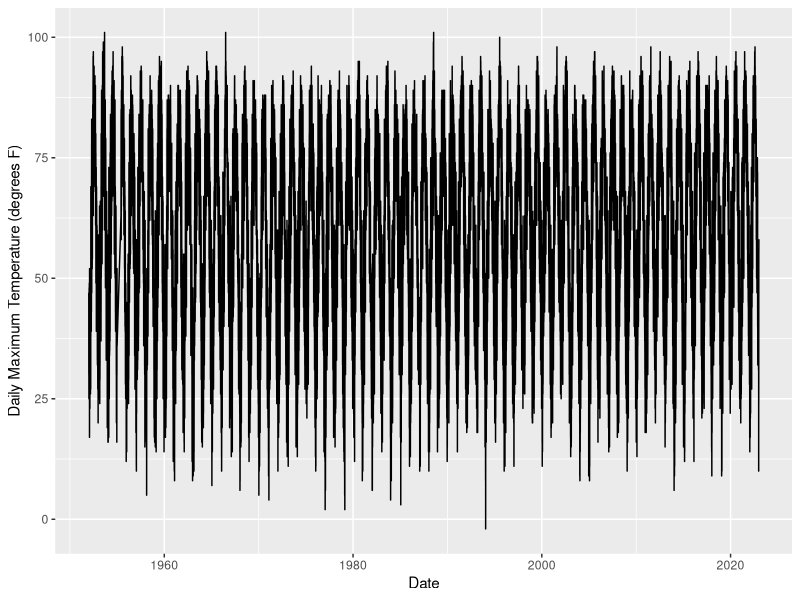
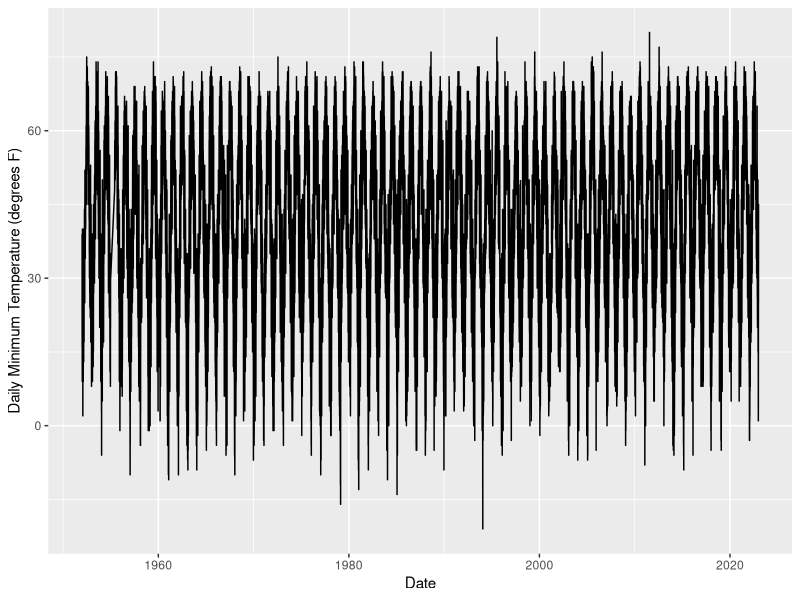
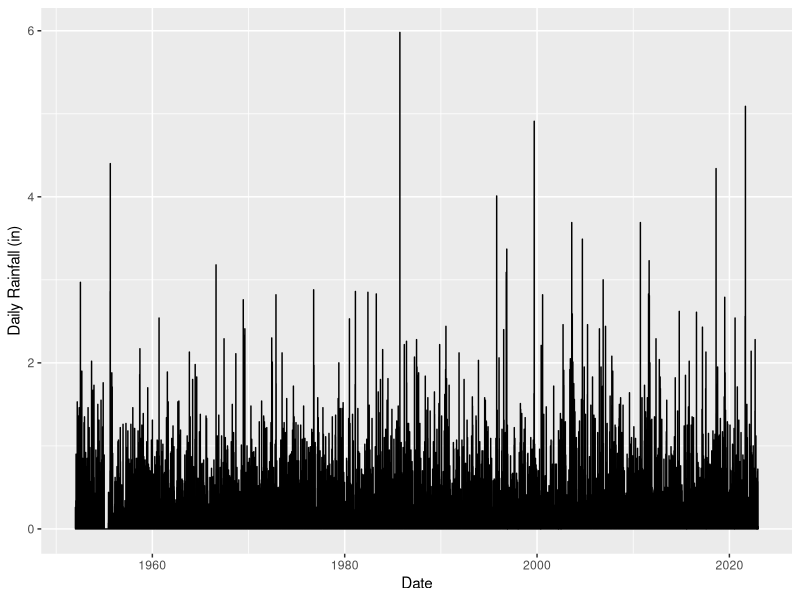
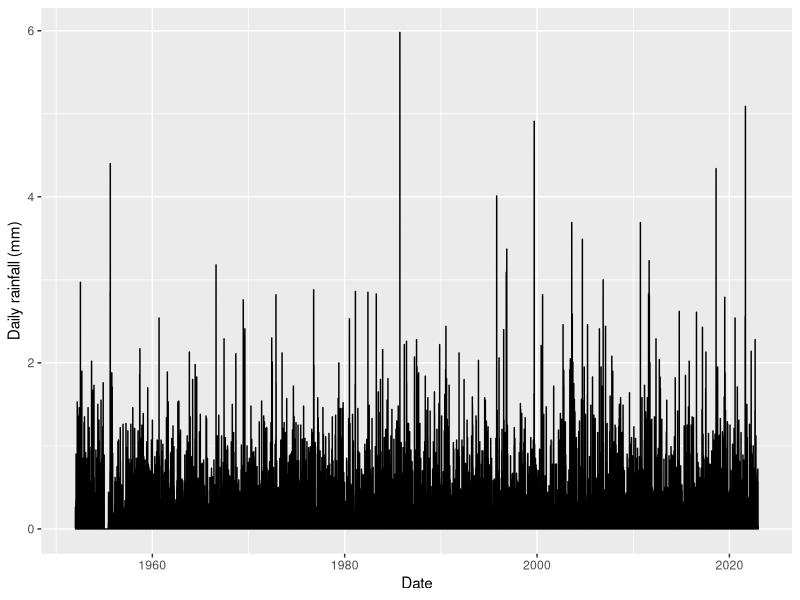
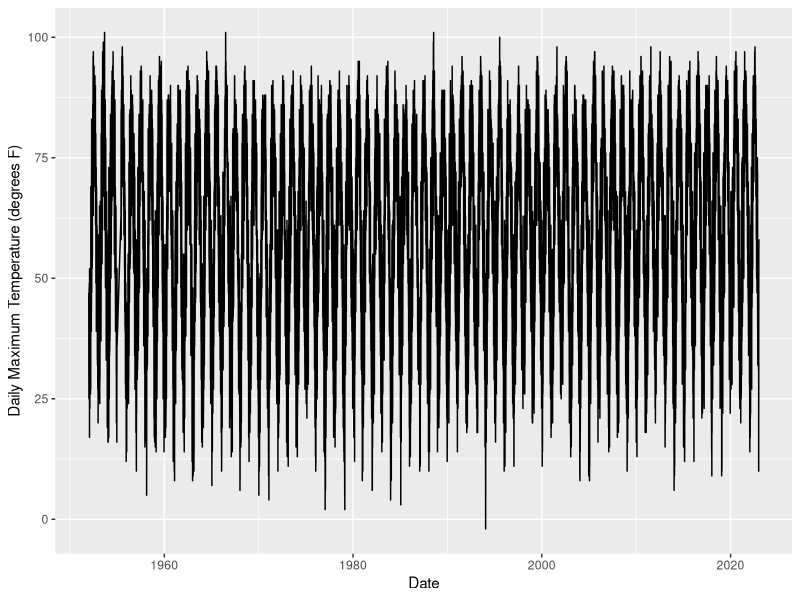
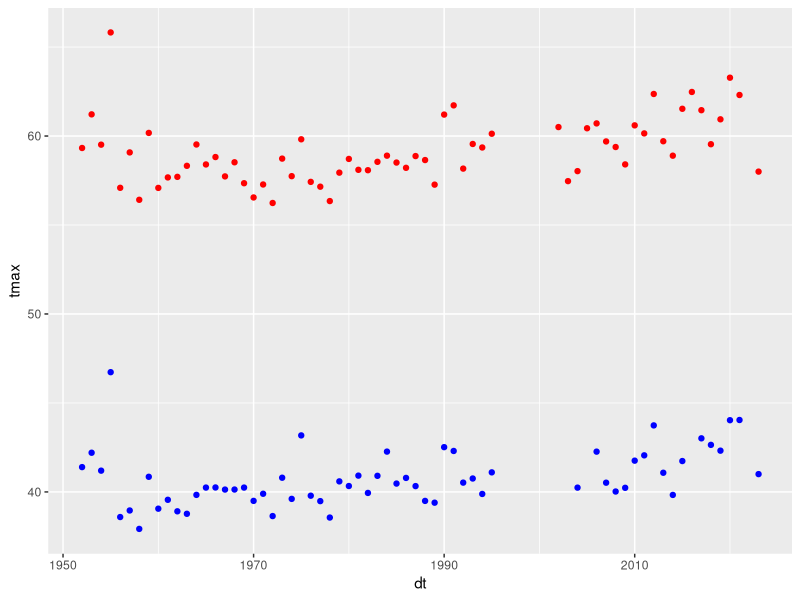

Reproduce these figures in R, in order.
## ---- chunk 1
knitr::opts_chunk$set(echo = TRUE)

library(lubridate)
library(here)
library(tidyverse)

## ---- chunk 2
clim <- read_csv(here("3303563.csv")) %>% 
  select(DATE, PRCP, TMAX,TMIN)

date=as.Date(clim$DATE, format = "%m/%d/%Y")
date
## ---- chunk 3

ggplot(clim, aes(date, TMAX))+geom_line()+ labs(y="Daily Maximum Temperature (degrees F)", x="Date")

ggplot(clim, aes(date, TMIN))+geom_line()+ labs(y="Daily Minimum Temperature (degrees F)", x="Date")

ggplot(clim, aes(date, PRCP))+geom_line()+ labs(y="Daily Rainfall (in)", x="Date")

## ---- chunk 4

# find the row with missing data
fillrow = which(is.na(clim$PRCP))
# display the rows to see how many there are
fillrow

# fill in data in the missing rows with zeros
clim$PRCP[fillrow]=0
# replot to make sure it works
ggplot(clim, aes(date, PRCP))+geom_line()+ labs(y="Daily rainfall (mm)", x="Date")


# find rows with missing data
# temperature: values are either NA or not reasonable for that location (here, below 40F)
fillrow = which(is.na(clim$TMAX))
fillrow = fillrow[2:length(fillrow)]
clim$TMAX[fillrow]=(clim$TMAX[fillrow+1]+clim$TMAX[fillrow-1])/2
ggplot(clim, aes(date, clim$TMAX))+geom_line()+ labs(y="Daily Maximum Temperature (degrees F)", x="Date")

## ---- chunk 5

clim.mwy = clim %>% group_by(year(date)) %>% summarize(tmax=mean(TMAX), tmin=mean(TMIN), precip=sum(PRCP))
clim.mwy$dt = unique(year(date))

ggplot(clim.mwy, aes(x=dt, tmax))+geom_point(col="red")+
  scale_y_continuous(limits=c(min(clim.mwy$tmin), max(clim.mwy$tmax)))+
geom_point(data=clim.mwy, aes(x=dt, tmin), col="blue")

a = ggplot(clim.mwy, aes(x=dt, tmax))+geom_point(col="red")+
  scale_y_continuous(limits=c(min(clim.mwy$tmin), max(clim.mwy$tmax)))+
geom_point(data=clim.mwy, aes(x=dt, tmin), col="blue")

